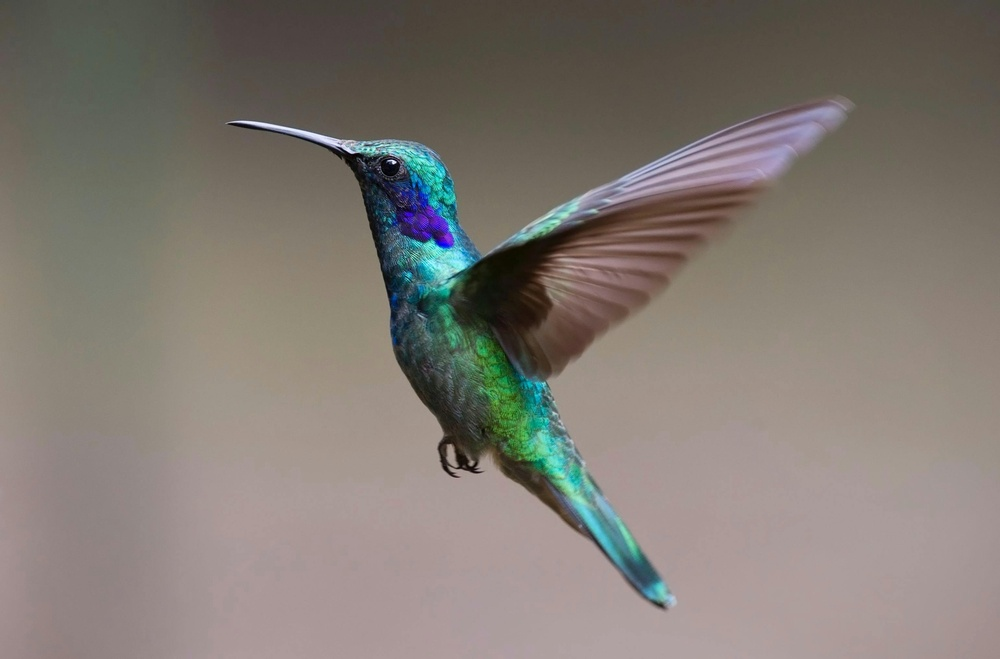
#> input picture bird.jpg, 1000 x 659 px, shrunk from 3082 x 2031 before the run
$ python thresholding2.py --image bird.jpg
#> lines starting #> are read from the running program, lines starting #| are printed output that depends on the picture; after the words box and inside, x2 and y2 are one past the last pixel; in counts of white or black regions, pixels touching at a corner belong together
import argparse
import cv2 as cv
import numpy as np
from matplotlib import pyplot as plt


ap = argparse.ArgumentParser()
ap.add_argument("-i", "--image", required=True,
                help="path to input image")
args = vars(ap.parse_args())

img = cv.imread(args["image"], cv.IMREAD_GRAYSCALE)
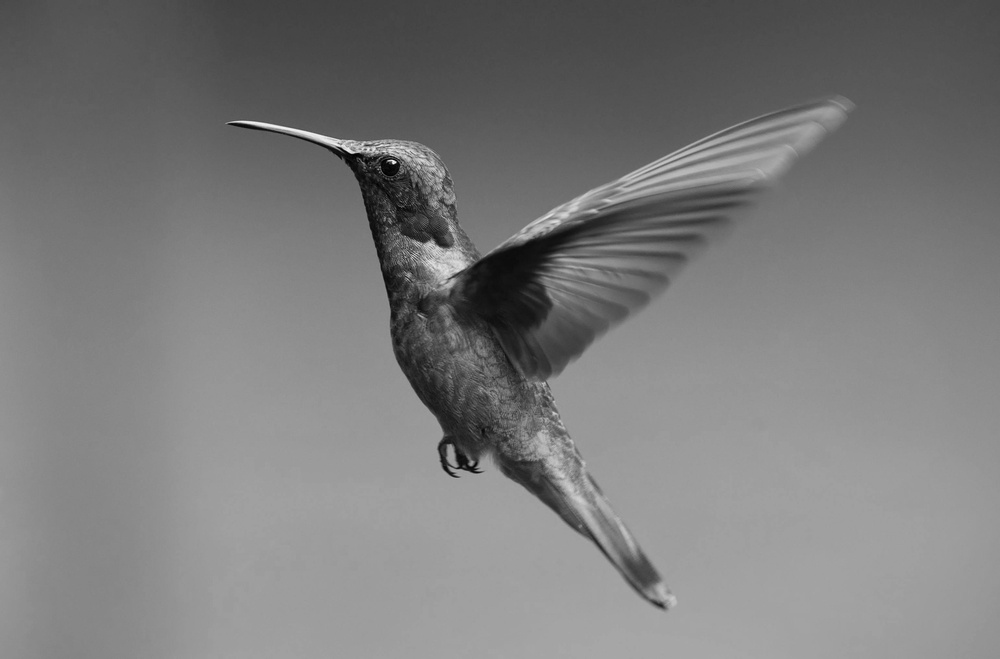
#> img: shape (659, 1000); min 0, max 248, mean 123.2

assert img is not None, "file could not be read, check with os.path.exists()"

ret, thresh1 = cv.threshold(img, 127, 255, cv.THRESH_BINARY)
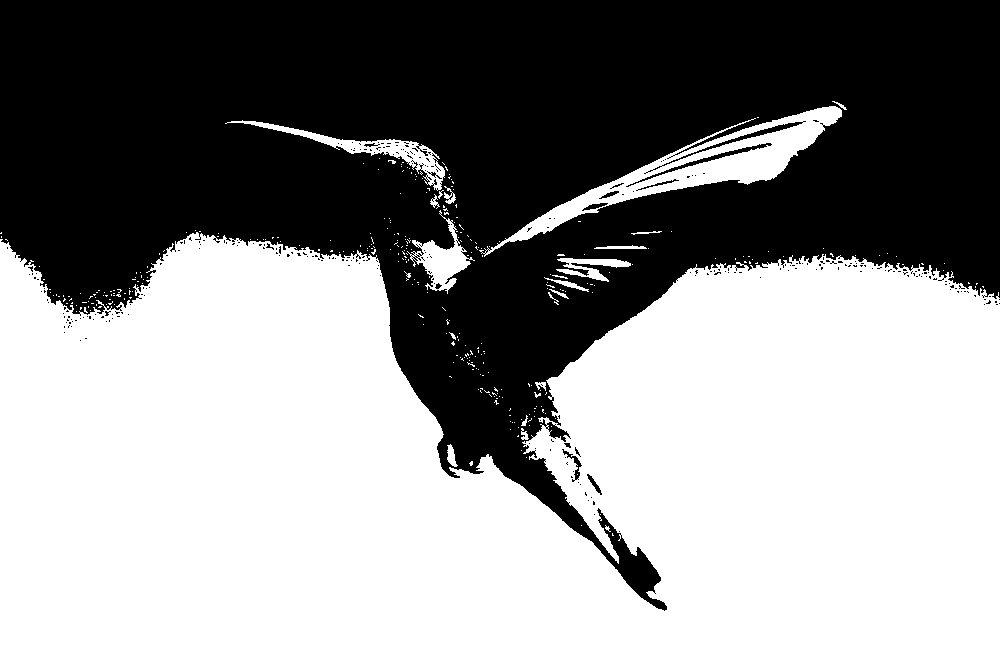
#> thresh1: shape (659, 1000); 55.8% white; 289 black regions (276 under 20 px), largest, box (x1, y1, x2, y2) and area: (0, 0, 1000, 611) 289081, (644, 121, 806, 174) 480, (626, 143, 772, 187) 470
ret, thresh2 = cv.threshold(img, 127, 255, cv.THRESH_BINARY_INV)
ret, thresh3 = cv.threshold(img, 127, 255, cv.THRESH_TRUNC)
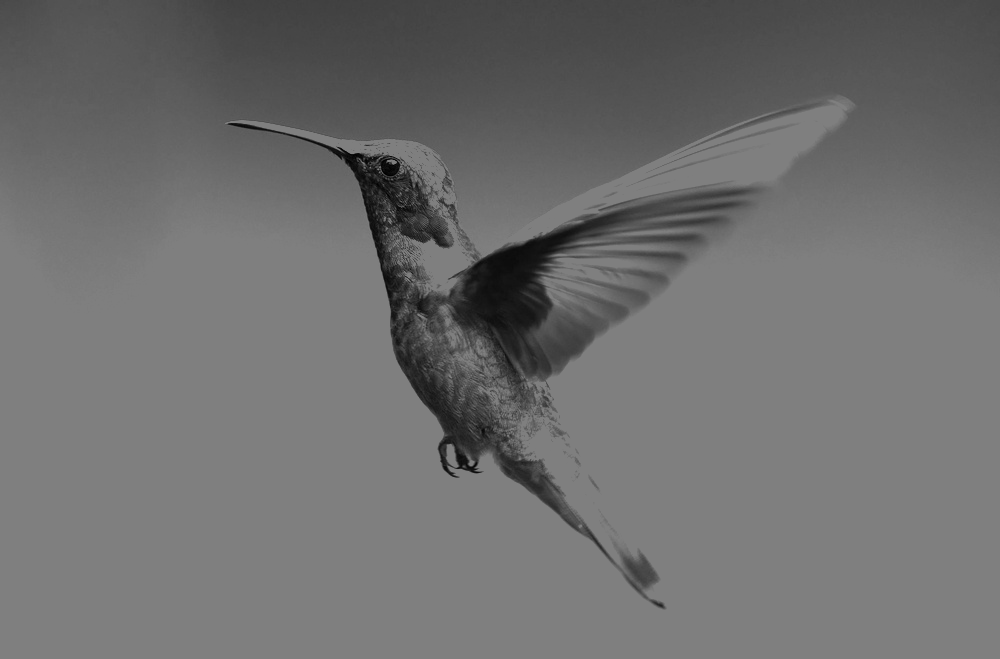
#> thresh3: shape (659, 1000); min 0, max 127, mean 110.5
ret, thresh4 = cv.threshold(img, 127, 255, cv.THRESH_TOZERO)
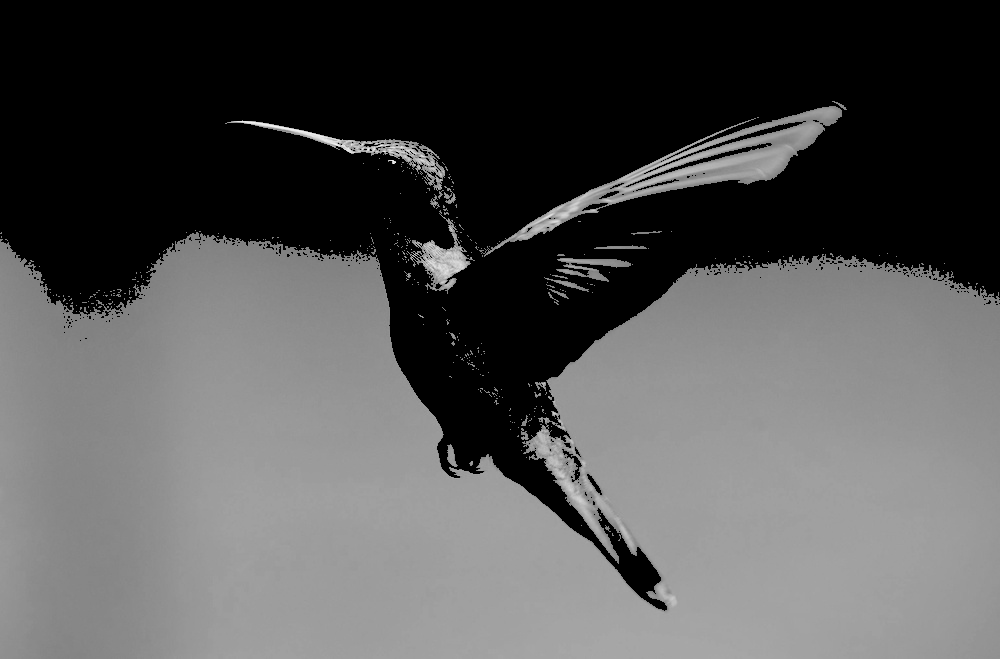
#> thresh4: shape (659, 1000); min 0, max 248, mean 83.5
ret, thresh5 = cv.threshold(img, 127, 255, cv.THRESH_TOZERO_INV)
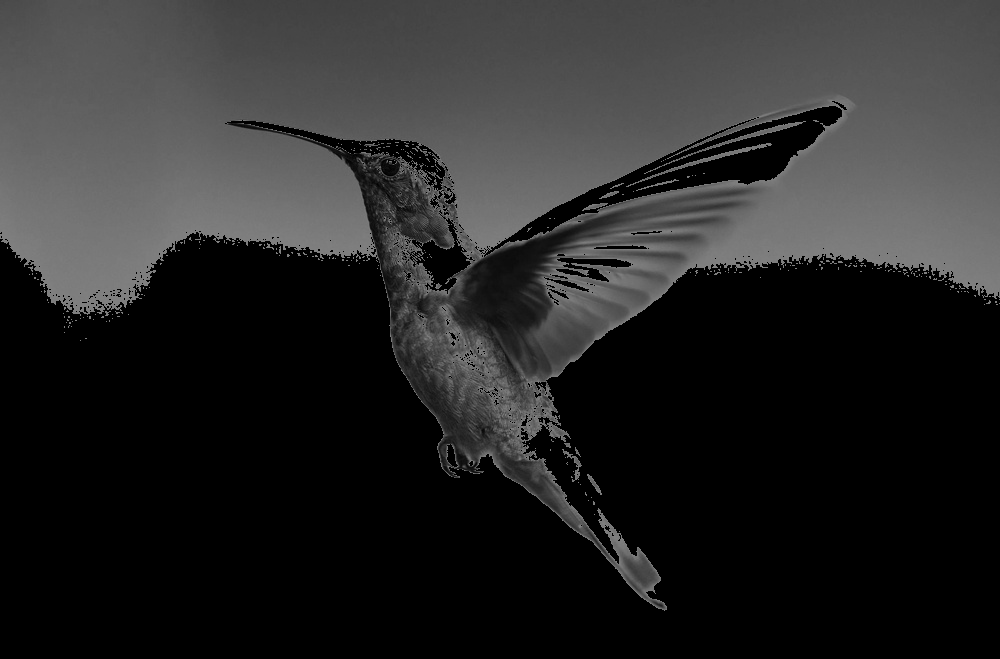
#> thresh5: shape (659, 1000); min 0, max 127, mean 39.7

titles = ['Original Image', 'BINARY', 'BINARY_INV', 'TRUNC', 'TOZERO', 'TOZERO_INV']
images = [img, thresh1, thresh2, thresh3, thresh4, thresh5]

for i in range(6):
    plt.subplot(2, 3, i + 1), plt.imshow(images[i], 'gray', vmin=0, vmax=255)
    plt.title(titles[i])
    plt.xticks([]), plt.yticks([])

plt.savefig('obrazki/threshold_matplotlib.png')
plt.show()
